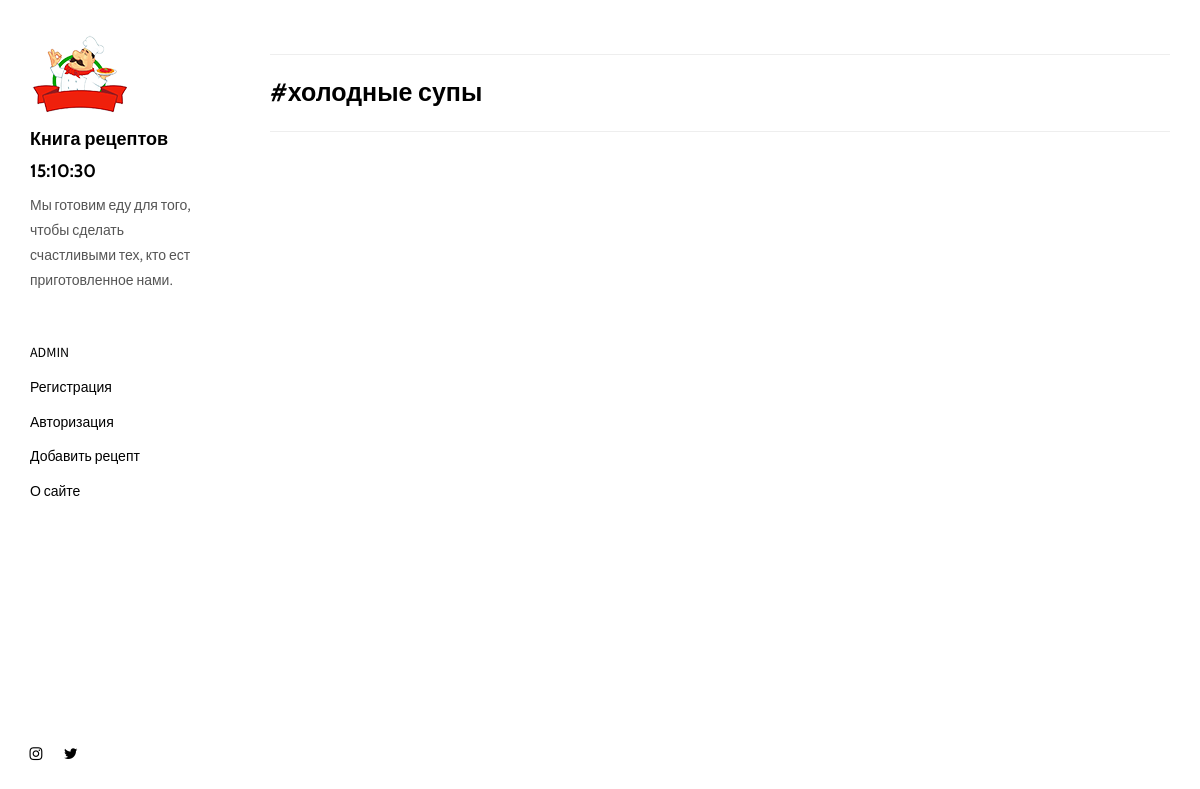
/tag/holodnye-supy/, run on the app's committed database.
### recipe/models.py (models this page shows, shortened)
class Quote(models.Model):
    quote = models.CharField(max_length=255, verbose_name='Цитата')
    class Meta:
        verbose_name = 'Цитата'
        verbose_name_plural = 'Цитаты'

class Tag(models.Model):
    slug = models.SlugField(max_length=150, unique=True, verbose_name='Уникальное имя')
    title = models.CharField(max_length=150, verbose_name='Наименование')
    class Meta:
        verbose_name = 'Тег'
        verbose_name_plural = 'Теги'

### recipe/views.py (the view)
# urls.py: path('tag/<str:tag_slug>/', tag_view, name='tag_view'),
def tag_view(request, tag_slug):
    tag = Tag.objects.get(slug=tag_slug)
    context = {
        'recipe': tag.recipe_set.all(),
        'title': tag.title,
    }
    return render(request, 'recipe/tag.html', context=context)

### recipe/models.py (called while the page is built)
    def get_absolute_url(self):
        return reverse('recipe_view', kwargs={'recipe_slug': self.slug})

### recipe/templatetags/recipe_tags.py (called while the page is built)
@register.simple_tag()
def get_quote():
    return Quote.objects.get(pk=randint(1, Quote.objects.count())).quote

### recipe/templates/recipe/tag.html (shortened to what this page needs)
{% extends 'base.html' %}
{% load static %}
{% block styles %}
    <link href="{% static 'recipe/css/main.82cfd66e.css' %}" rel="stylesheet">
{% endblock %}
{% block content %}
    <div><hr><h3>#{{ title }}</h3><hr></div>
    <div class="hero-full-wrapper">
        <div class="grid">
        </div>
    </div>
{% endblock %}

### templates/inc/_sidebar.html
{% load static %}
{% load recipe_tags %}
<nav class="sidebar">
    <div class="navbar-collapse" id="navbar-collapse">
        <div class="site-header hidden-xs">
            <a class="site-brand" href="{% url 'home' %}" title="">
                <img class="img-responsive site-logo" alt="" src="{% static 'recipe/img/logo.png' %}" width="100"
                     height="40">
                Книга рецептов {% now "H:i:s" %}
            </a>
            <p>{% get_quote %}</p>
        </div>
        <ul class="nav">
            <li><a href="../admin" title="">ADMIN</a></li>
            <li><a href="{% url 'register' %}" title="">Регистрация</a></li>
            <li><a href="{% url 'login' %}" title="">Авторизация</a></li>
            <li><a href="{% url 'add_recipe' %}" title="">Добавить рецепт</a></li>
            <li><a href="{% url 'about' %}" title="">О сайте</a></li>
        </ul>
        <nav class="nav-footer">
            <p class="nav-footer-social-buttons">
                <a class="fa-icon" href="https://www.instagram.com/kovdmit" title="">
                    <i class="fa fa-instagram"></i>
                </a>
                <a class="fa-icon" href="https://twitter.com/kovdmit" title="">
                    <i class="fa fa-twitter"></i>
                </a>
            </p>
        </nav>
    </div>
</nav>

### data on the page
Quote: quote "Мы готовим еду для того, чтобы сделать счастливыми тех, кто ест приготовленное нами."
Tag: title "холодные супы"
